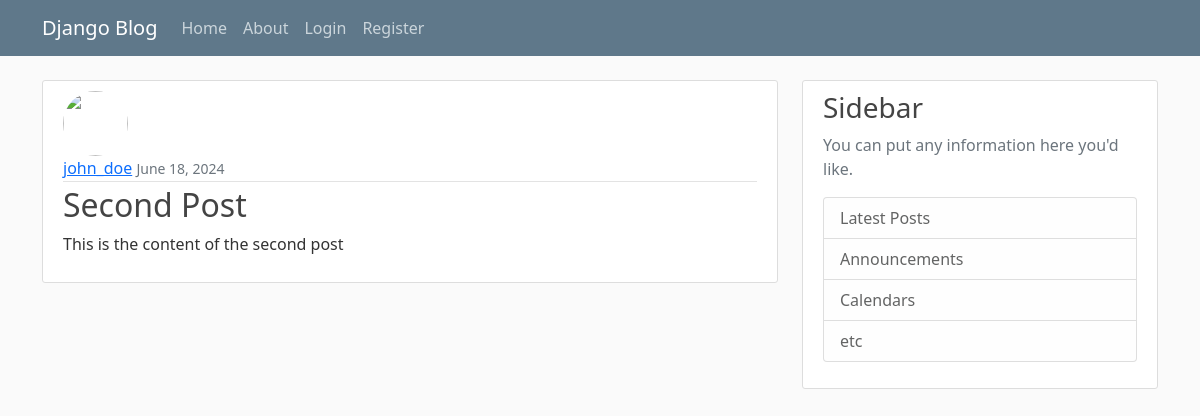
The page /post/2 on the database as committed earlier.
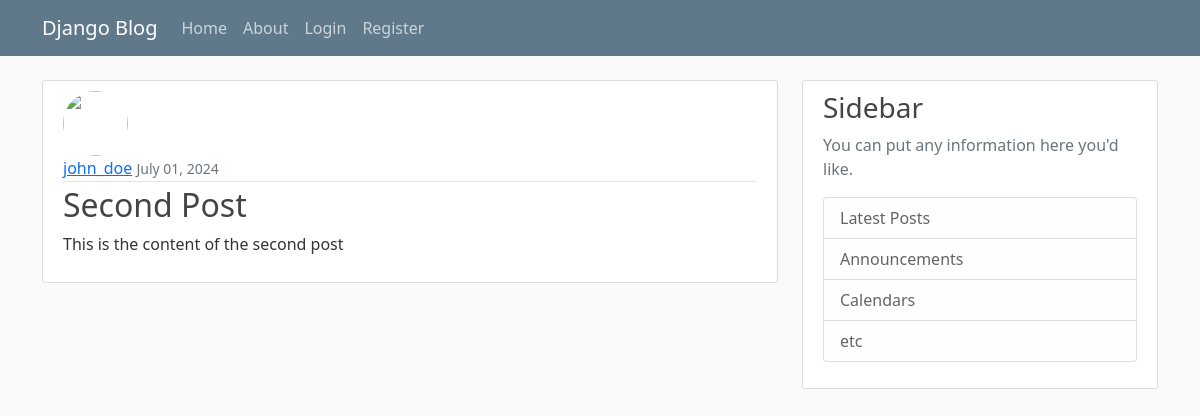
The same page on the database as committed later.
### blog/models.py (models this page shows, shortened)
class Post(models.Model):
    title = models.CharField(max_length=80)
    author = models.ForeignKey(User, on_delete= models.CASCADE)
    content = models.TextField()
    date_posted = models.DateTimeField(default=timezone.now)

### blog/views.py (the view)
# urls.py: path("post/<int:pk>", PostDetailView.as_view(), name = 'post-detail'),
class PostDetailView(DetailView):
    model = Post

### blog/templates/blog/post_detail.html (shortened to what this page needs)
{% extends 'blog/main.html' %} {% block main-content%}
<article class="media content-section">
    <img class="rounded-circle article-img" src="{{ object.author.userprofile.image.url }}" />
    <div class="media-body">
        <div class="article-metadata">
            <a class="mr-2" href="#">{{ object.author }}</a>
            <small class="text-muted">{{ object.date_posted|date:"F d, Y" }}</small>
        </div>
        <h2 class="article-title">{{ object.title }}</h2>
        <p class="article-content">{{ object.content }}</p>
    </div>
</article>
{% endblock main-content %}

Rows that differ between the two databases and show on the page:
changed Post "Second Post": date_posted "June 18, 2024" → "July 01, 2024"
